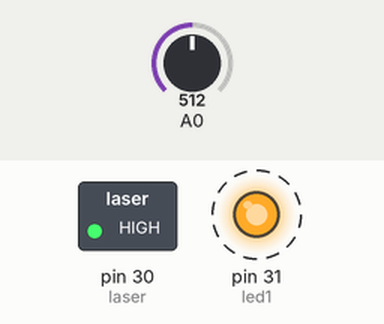
Recording of a sketch running on a simulated Arduino Mega 2560, built with avr-gcc and run on an emulated ATmega2560. Parts: switched loads named in the sketch (green lamp = pin HIGH), output pins drawn as LEDs (lit = HIGH). Dashed ring = blinking. The inputs (shaded band) are chosen by the test bench; at power-on: A0 = 512. What the sketch prints to the serial monitor is not drawn.

Above: at 2.5 s.
Timing chart, 0 to 6.6 s (numbered marks = the images above):
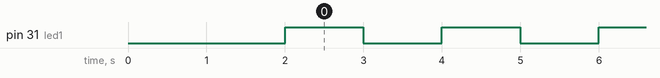

Measured:
- by itself, pin 31 (led1): alternates HIGH for 1.0 s and LOW for 1.0 s

The sketch:

arduino-laser.ino
```cpp
/* Автор кода - Prosta
 * Донат - https://www.donationalerts.com/r/prostaprogramming
 * https://github.com/ProstaIT
 * https://www.youtube.com/c/PROSTA
 *
 */


const int led1 = 31; // Пин светодиода
const int laser = 30; //
int num = 0;
void setup() {
  Serial.begin(115200);
  pinMode(laser, OUTPUT);
  pinMode(led1, OUTPUT);
  digitalWrite(laser, HIGH);
  delay(2000);

}

void loop() {
  int value = analogRead(A0);
  Serial.println(value);

  if (value > 750){
    digitalWrite(led1, LOW);

  }

  /*value > 1000 данная часть кода позволяет включить тревогу когда значения с фоторезистора сильно увеличилось (когда кто-то светит сильным фонариком)
    value < 750 данная часть кода позволяет включить тревогу когда значения с фоторезистора сильно упало (когда кто-то перекрыл лазер)
  */

  if (value < 750 or value > 1000){
     while (true) {
      if (num <= 5){
            Serial.println(num);
            digitalWrite(led1, HIGH);
            delay(1000);
            digitalWrite(led1, LOW);
            delay(1000);
            num++;
            }
      if (num == 6){
            num = 0;
            break;
            }

    }
  }
}
```
